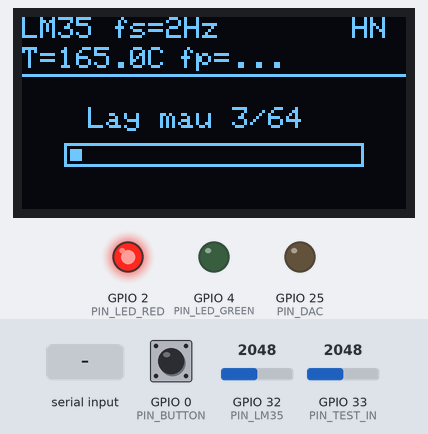
This sketch was run on a simulated ESP32. Shown: 128×64 one-colour display, output pins drawn as LEDs (lit = HIGH). The test bench sets the inputs (shaded band); at power-on: GPIO 0 (PIN_BUTTON) HIGH, GPIO 33 (PIN_TEST_IN) = 2048, GPIO 32 (PIN_LM35) = 2048 (analog values on the 0–4095 scale). What the sketch prints to the serial monitor is not drawn.

Above: at 2.7 s.
2.8 s: GPIO 0 (PIN_BUTTON) pulled LOW for 0.15 s
At 3.13 s:
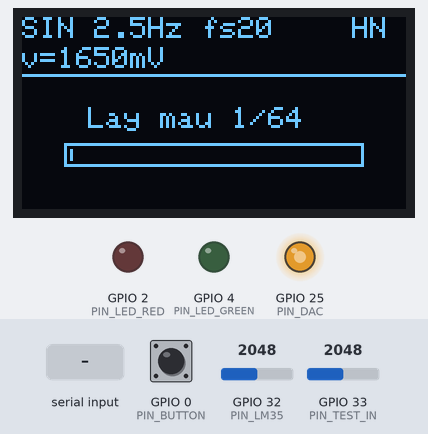
3.5 s: GPIO 33 (PIN_TEST_IN) set to 2027
At 6.42 s:
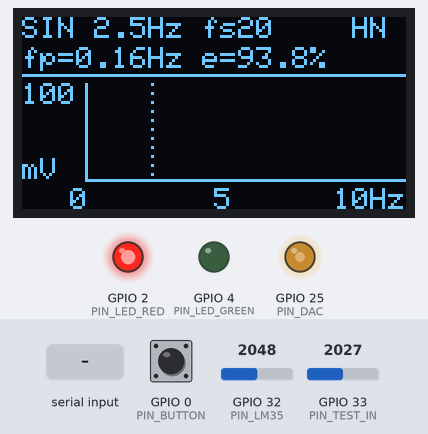
6.5 s: "S,45\n" received over Serial
At 7.3 s:
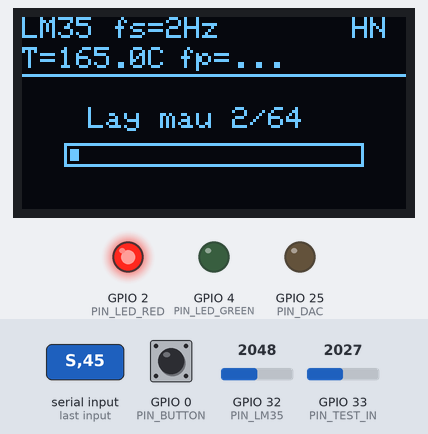
8.5 s: GPIO 0 (PIN_BUTTON) pulled LOW for 0.15 s
At 9.01 s:
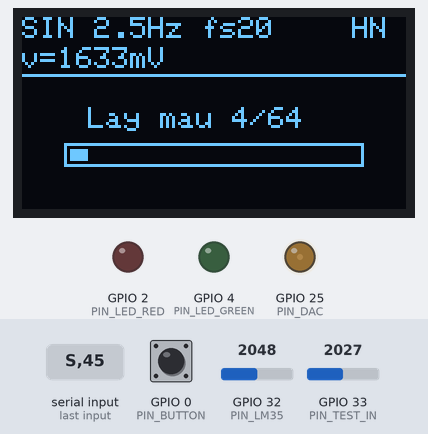
9.2 s: "W90\n" received over Serial
At 9.62 s:
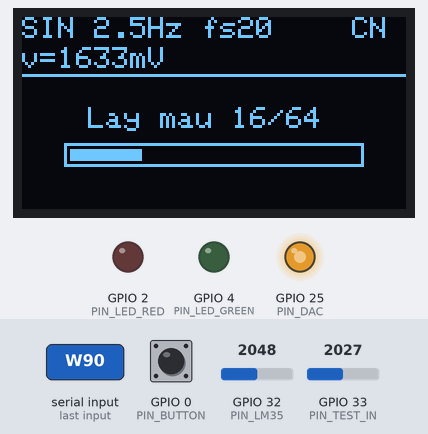
11.8 s: GPIO 33 (PIN_TEST_IN) set to 10
At 14.73 s:
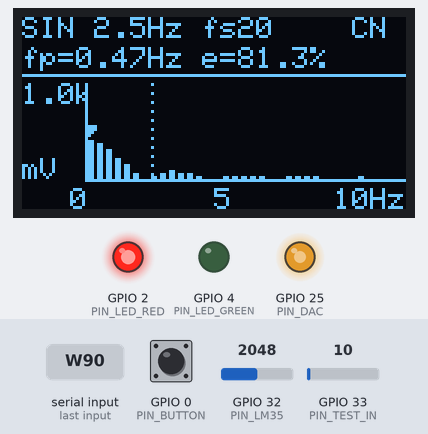
Timing chart, 0 to 15.2 s (numbered marks = the images above; inputs shaded):
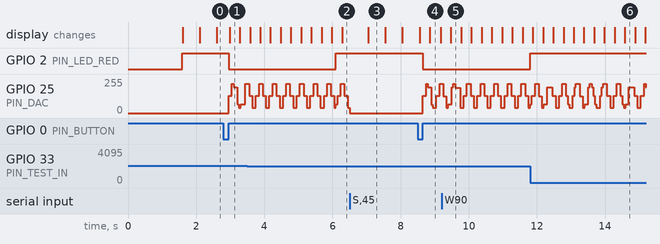

Measured:
- the behaviour switches between 2028 and 2027 on GPIO 33 (PIN_TEST_IN) (found by bisection; images 1 and 2)
- after the input at 2.8 s, GPIO 2 (PIN_LED_RED): HIGH → LOW after 0.15 s; GPIO 25 (PIN_DAC): 0/255 → 129/255 after 0.16 s, → 192/255 0.09 s later, → 64/255 0.16 s later, → 218/255 0.24 s later; the display: changes after 0.18 s (image 1)
- after the input at 6.5 s, the display: changes after 0.55 s (image 3)
- after the input at 8.5 s, GPIO 2 (PIN_LED_RED): HIGH → LOW after 0.15 s; GPIO 25 (PIN_DAC): 0/255 → 129/255 after 0.15 s, → 192/255 0.09 s later, → 38/255 0.16 s later, → 128/255 0.15 s later, … (5 changes in this stretch); the display: first differs from a run without the input after 0.35 s (image 4)
- after the input at 9.2 s, the display: changes after 0.28 s (image 5)
- after the input at 11.8 s, the display: first changes after 0.08 s (image 6 shows a later state)
- what the display in image 3 shows lasts 0.5 s, from 7.1 s to 7.6 s

The sketch:

SoHoaNhietDo_FFT.ino
```cpp
/*
 * BTL Tín hiệu và Hệ thống
 * Đề tài: Số hóa tín hiệu nhiệt độ analog qua ADC của ESP32
 *         và phân tích phổ Fourier hiển thị trên OLED
 * Nhóm thực hiện:
 *   - Trần Xuân Duy      - B25DCTV013
 *   - Ngô Trọng Cường    - B25DCTV011
 *   - Phạm Duy Thịnh     - B25DCTV072
 *   - Nguyễn Trọng Khánh - B25DCTV037
 *
 * Phần cứng
 *   - ESP32 DevKit
 *   - Cảm biến LM35 (10 mV/°C)   -> GPIO32 (ADC1_CH4)
 *   - Dây nối DAC -> ADC          : GPIO25 (DAC1) -> GPIO33 (ADC1_CH5)
 *   - OLED SSD1306 128x64 I2C     : SDA = GPIO21, SCL = GPIO22
 *   - LED đỏ GPIO2, LED xanh GPIO4
 *   - Nút BOOT (GPIO0): nhấn ngắn = đổi chế độ, nhấn giữ = đổi cửa sổ Hann/Chữ nhật
 *
 * Các chế độ
 *   0. LM35      : đo nhiệt độ thật, fs = 2 Hz
 *   1. SIN 2.5 Hz: DAC phát sin, fs = 20 Hz, f0 trùng đúng bin FFT (k = 8)
 *   2. SIN 4.0 Hz: DAC phát sin, fs = 20 Hz, f0 lệch bin (k = 12.8) -> rò rỉ phổ
 *   3. ALIAS     : DAC phát sin 8 Hz, fs = 10 Hz < 2 f0 -> chồng phổ về 2 Hz
 *
 * Kiến trúc
 *   - Core 0: task thu thập chạy mỗi 1 ms (vTaskDelayUntil), cập nhật DAC và lấy mẫu
 *             ADC đúng chu kỳ Ts, nên khoảng cách giữa các mẫu luôn đều nhau.
 *   - Core 1: loop() nhận mẫu qua hàng đợi, tính FFT 64 điểm, vẽ OLED, gửi dữ liệu Serial.
 */

#include <Arduino.h>
#include <Wire.h>
#include <Adafruit_GFX.h>
#include <Adafruit_SSD1306.h>
#include <math.h>

// ======================= Cấu hình phần cứng =======================
constexpr int PIN_LM35      = 32;
constexpr int PIN_TEST_IN   = 33;
constexpr int PIN_DAC       = 25;
constexpr int PIN_LED_RED   = 2;
constexpr int PIN_LED_GREEN = 4;
constexpr int PIN_BUTTON    = 0;
constexpr int PIN_SDA       = 21;
constexpr int PIN_SCL       = 22;
constexpr uint8_t OLED_ADDR = 0x3C;

constexpr float TEMP_ALARM_C = 30.0f;  // ngưỡng bật LED đỏ ở chế độ LM35
constexpr float DAC_MID      = 128.0f; // mức giữa của DAC 8 bit (~1.65 V)
constexpr float DAC_AMP      = 90.0f;  // biên độ sin (mã DAC) ~ 1.16 V

static_assert(configTICK_RATE_HZ == 1000, "Can tick FreeRTOS = 1 ms");

Adafruit_SSD1306 oled(128, 64, &Wire, -1);

// ======================= Cấu hình chế độ đo =======================
struct Config {
  bool     useDac;    // true: đo sóng sin từ DAC; false: đo LM35
  uint16_t periodMs;  // chu kỳ lấy mẫu Ts (ms), fs = 1000 / Ts
  float    f0;        // tần số sin DAC phát ra (Hz)
};

const Config PRESETS[] = {
  {false, 500, 0.0f},  // 0: LM35, fs = 2 Hz
  {true,   50, 2.5f},  // 1: sin trùng bin
  {true,   50, 4.0f},  // 2: sin lệch bin
  {true,  100, 8.0f},  // 3: aliasing
};
constexpr int NUM_PRESETS = sizeof(PRESETS) / sizeof(PRESETS[0]);

// Cấu hình dùng chung giữa 2 core, bảo vệ bằng spinlock
portMUX_TYPE cfgMux = portMUX_INITIALIZER_UNLOCKED;
Config  sharedCfg   = PRESETS[0];
uint32_t sharedGen  = 0;  // tăng mỗi lần đổi cấu hình để bỏ mẫu cũ

struct Sample {
  float    value;  // °C (LM35) hoặc mV (DAC)
  uint32_t gen;
};
QueueHandle_t sampleQueue;

// ======================= Task thu thập (core 0) =======================
float readMilliVolts(int pin, int count) {
  uint32_t sum = 0;
  for (int i = 0; i < count; i++) sum += analogReadMilliVolts(pin);
  return sum / (float)count;
}

// Lọc trung bình trong đúng 20 ms = 1 chu kỳ điện lưới 50 Hz:
// bộ lọc trung bình độ dài T có điểm không tại f = 1/T, 2/T, ... nên triệt nhiễu 50 Hz và các hài.
float readLm35MilliVolts() {
  const int COUNT = 40;
  uint32_t sum = 0;
  for (int i = 0; i < COUNT; i++) {
    sum += analogReadMilliVolts(PIN_LM35);
    delayMicroseconds(500);  // 40 x 0.5 ms = 20 ms
  }
  return sum / (float)COUNT;
}

void acquisitionTask(void *) {
  TickType_t lastWake = xTaskGetTickCount();
  uint32_t myGen = UINT32_MAX;
  Config cfg = PRESETS[0];
  uint32_t msInScene = 0;
  float phase = 0.0f;

  for (;;) {
    vTaskDelayUntil(&lastWake, 1);  // nhịp đều 1 ms

    portENTER_CRITICAL(&cfgMux);
    bool changed = (sharedGen != myGen);
    if (changed) { myGen = sharedGen; cfg = sharedCfg; }
    portEXIT_CRITICAL(&cfgMux);

    if (changed) {
      msInScene = 0;
      phase = 0.0f;
      if (!cfg.useDac) dacWrite(PIN_DAC, 0);
    }

    // 1) Phát sin bằng bộ cộng dồn pha (DAC cập nhật 1000 lần/giây)
    if (cfg.useDac) {
      float code = DAC_MID + DAC_AMP * sinf(phase);
      dacWrite(PIN_DAC, (uint8_t)lroundf(code));
      phase += 2.0f * PI * cfg.f0 * 0.001f;
      if (phase >= 2.0f * PI) phase -= 2.0f * PI;
    }

    // 2) Lấy mẫu đúng chu kỳ Ts
    if (msInScene % cfg.periodMs == 0) {
      Sample s;
      s.gen = myGen;
      if (cfg.useDac) {
        s.value = readMilliVolts(PIN_TEST_IN, 4);
      } else {
        s.value = readLm35MilliVolts() / 10.0f;  // LM35: 10 mV = 1 °C
      }
      xQueueSend(sampleQueue, &s, 0);
    }
    msInScene++;
  }
}

// ======================= FFT radix-2 (tự cài đặt) =======================
constexpr int N     = 64;
constexpr int LOG2N = 6;
constexpr int HALF  = N / 2;

uint8_t bitRev[N];
float   twCos[HALF], twSin[HALF];  // W_N^k = cos(2πk/N) - j sin(2πk/N)
float   hann[N];

void initFFT() {
  for (int i = 0; i < N; i++) {
    int r = 0;
    for (int b = 0; b < LOG2N; b++) if (i & (1 << b)) r |= 1 << (LOG2N - 1 - b);
    bitRev[i] = r;
    hann[i] = 0.5f * (1.0f - cosf(2.0f * PI * i / N));  // Hann tuần hoàn
  }
  for (int k = 0; k < HALF; k++) {
    twCos[k] = cosf(2.0f * PI * k / N);
    twSin[k] = -sinf(2.0f * PI * k / N);
  }
}

void fft(float *re, float *im) {
  for (int i = 0; i < N; i++) {
    int j = bitRev[i];
    if (i < j) {
      float t = re[i]; re[i] = re[j]; re[j] = t;
      t = im[i]; im[i] = im[j]; im[j] = t;
    }
  }
  for (int size = 2; size <= N; size <<= 1) {
    int half = size >> 1;
    int step = N / size;
    for (int start = 0; start < N; start += size) {
      for (int k = 0; k < half; k++) {
        float wr = twCos[k * step], wi = twSin[k * step];
        int a = start + k, b = a + half;
        float tr = re[b] * wr - im[b] * wi;
        float ti = re[b] * wi + im[b] * wr;
        re[b] = re[a] - tr;  im[b] = im[a] - ti;
        re[a] += tr;         im[a] += ti;
      }
    }
  }
}

// ======================= Trạng thái xử lý (core 1) =======================
int      presetIdx = 0;        // -1 = cấu hình tùy chỉnh qua Serial
Config   cfg       = PRESETS[0];
uint32_t gen       = 0;
bool     useHann   = true;

float    ring[N];
int      ringHead  = 0;
int      filled    = 0;
uint32_t sampleNo  = 0;
float    lastValue = 0;

float mag[HALF + 1];  // phổ biên độ một phía, mag[0] đã khử DC
float dcValue  = 0;
float fPeak    = 0;   // tần số đỉnh đã nội suy
float aPeak    = 0;   // biên độ tại bin đỉnh
int   kPeak    = 0;
float fExpect  = 0;   // tần số lý thuyết (đã tính aliasing)
float errPct   = 0;
float yScale   = 1;
bool  hasPeak  = false;

float fsHz()   { return 1000.0f / cfg.periodMs; }
float binHz()  { return fsHz() / N; }
const char *unit() { return cfg.useDac ? "mV" : "C"; }

// Tần số biểu kiến sau lấy mẫu: |f0 - fs * round(f0 / fs)|
float aliasFreq(float f0, float fs) { return fabsf(f0 - fs * roundf(f0 / fs)); }

void announceConfig();
void analyze();

// Đổi cửa sổ: giữ nguyên các mẫu đã có, chỉ tính lại phổ
void setWindow(bool hannOn) {
  useHann = hannOn;
  announceConfig();
  if (filled >= N) analyze();
}

void applyConfig(const Config &c, int idx) {
  cfg = c;
  presetIdx = idx;
  filled = 0; ringHead = 0; sampleNo = 0;
  hasPeak = false;
  yScale = cfg.useDac ? 100.0f : 0.5f;
  fExpect = cfg.useDac ? aliasFreq(cfg.f0, fsHz()) : 0.0f;

  portENTER_CRITICAL(&cfgMux);
  sharedCfg = cfg;
  gen = ++sharedGen;
  portEXIT_CRITICAL(&cfgMux);

  announceConfig();
}

void announceConfig() {
  Serial.printf("{\"t\":\"cfg\",\"sc\":%d,\"src\":\"%s\",\"fs\":%.4g,\"f0\":%.4g,\"fe\":%.4g,"
                "\"N\":%d,\"u\":\"%s\",\"w\":\"%s\"}\n",
                presetIdx, cfg.useDac ? "dac" : "lm35", fsHz(), cfg.f0, fExpect,
                N, unit(), useHann ? "hann" : "rect");
}

void analyze() {
  static float re[N], im[N];

  // Sắp xếp mẫu cũ -> mới, tính thành phần DC (trung bình)
  float x[N], sum = 0;
  for (int i = 0; i < N; i++) { x[i] = ring[(ringHead + i) % N]; sum += x[i]; }
  dcValue = sum / N;

  // Khử DC rồi nhân cửa sổ
  float wSum = 0;
  for (int i = 0; i < N; i++) {
    float w = useHann ? hann[i] : 1.0f;
    re[i] = (x[i] - dcValue) * w;
    im[i] = 0;
    wSum += w;
  }
  fft(re, im);

  // Phổ biên độ một phía, chuẩn hóa về đơn vị gốc (°C hoặc mV)
  float raw[HALF + 1];
  for (int k = 0; k <= HALF; k++) {
    raw[k] = sqrtf(re[k] * re[k] + im[k] * im[k]);
    mag[k] = raw[k] * ((k == 0 || k == HALF) ? 1.0f : 2.0f) / wSum;
  }
  mag[0] = 0;

  // Tìm bin đỉnh (bỏ qua k = 0)
  kPeak = 1;
  for (int k = 2; k <= HALF; k++) if (mag[k] > mag[kPeak]) kPeak = k;
  aPeak = mag[kPeak];

  // Nội suy parabol trên thang log để ước lượng tần số nằm giữa 2 bin
  float delta = 0;
  if (kPeak >= 1 && kPeak <= HALF - 1) {
    const float eps = 1e-9f;
    float a = logf(raw[kPeak - 1] + eps), b = logf(raw[kPeak] + eps), c = logf(raw[kPeak + 1] + eps);
    float den = a - 2 * b + c;
    if (fabsf(den) > 1e-12f) delta = constrain(0.5f * (a - c) / den, -0.5f, 0.5f);
  }
  fPeak = (kPeak + delta) * binHz();

  // Ngưỡng nhiễu: LM35 ~ 0.15 °C (gần cỡ lượng tử ADC sau lấy trung bình), DAC ~ 20 mV
  hasPeak = aPeak > (cfg.useDac ? 20.0f : 0.15f);
  errPct = (cfg.useDac && fExpect > 0) ? fabsf(fPeak - fExpect) / fExpect * 100.0f : 0;

  // Thang trục Y tự co giãn (tăng ngay, giảm từ từ)
  float target = max(aPeak * 1.25f, cfg.useDac ? 100.0f : 0.5f);
  yScale = (target > yScale) ? target : yScale * 0.95f + target * 0.05f;
}

// ======================= Hiển thị OLED =======================
void fmtCompact(char *buf, size_t n, float v) {
  if (v >= 1000) snprintf(buf, n, "%.1fk", v / 1000);
  else if (v >= 10) snprintf(buf, n, "%.0f", v);
  else snprintf(buf, n, "%.1f", v);
}

void drawOled() {
  char line[32];
  oled.clearDisplay();
  oled.setTextSize(1);
  oled.setTextColor(SSD1306_WHITE);

  // Dòng 1: chế độ + cửa sổ
  if (!cfg.useDac) snprintf(line, sizeof(line), "LM35 fs=%.4gHz", fsHz());
  else if (cfg.f0 > fsHz() / 2) snprintf(line, sizeof(line), "ALIAS %.4gHz fs%.4g", cfg.f0, fsHz());
  else snprintf(line, sizeof(line), "SIN %.4gHz fs%.4g", cfg.f0, fsHz());
  oled.setCursor(0, 0);
  oled.print(line);
  oled.setCursor(110, 0);
  oled.print(useHann ? "HN" : "CN");

  // Dòng 2: giá trị đo + tần số đỉnh
  oled.setCursor(0, 10);
  if (!cfg.useDac) {
    snprintf(line, sizeof(line), "T=%.1fC", lastValue);
    oled.print(line);
    oled.setCursor(52, 10);
    if (filled < N) oled.print("fp=...");
    else if (!hasPeak) oled.print("fp=-- (nhieu)");
    else { snprintf(line, sizeof(line), "fp=%.3fHz", fPeak); oled.print(line); }
  } else {
    if (filled < N) snprintf(line, sizeof(line), "v=%.0fmV", lastValue);
    else snprintf(line, sizeof(line), "fp=%.2fHz e=%.1f%%", fPeak, errPct);
    oled.print(line);
  }
  oled.drawFastHLine(0, 19, 128, SSD1306_WHITE);

  // Đang gom đủ N mẫu
  if (filled < N) {
    snprintf(line, sizeof(line), "Lay mau %d/%d", filled, N);
    oled.setCursor(22, 30);
    oled.print(line);
    oled.drawRect(14, 42, 100, 8, SSD1306_WHITE);
    oled.fillRect(16, 44, 96 * filled / N, 4, SSD1306_WHITE);
    oled.display();
    return;
  }

  // Khung đồ thị phổ: bin k = 1..32, mỗi bin rộng 3 px
  const int X0 = 22, YT = 22, YB = 54, H = YB - YT;
  oled.drawFastVLine(X0 - 1, YT, H + 1, SSD1306_WHITE);
  oled.drawFastHLine(X0 - 1, YB, 128 - X0 + 1, SSD1306_WHITE);

  char lab[12];
  fmtCompact(lab, sizeof(lab), yScale);
  oled.setCursor(0, YT);
  oled.print(lab);
  oled.setCursor(0, YB - 7);
  oled.print(unit());

  for (int k = 1; k <= HALF; k++) {
    int x = X0 + (k - 1) * 3;
    int h = (int)(mag[k] / yScale * H);
    if (h > H) h = H;
    if (h > 0) oled.fillRect(x, YB - h, 2, h, SSD1306_WHITE);
    if (k == kPeak && hasPeak) oled.fillTriangle(x - 1, YB - h - 5, x + 2, YB - h - 5, x + 0, YB - h - 2, SSD1306_WHITE);
  }

  // Vạch chấm: tần số lý thuyết (chế độ DAC)
  if (cfg.useDac && fExpect > 0) {
    int x = X0 + (int)lroundf((fExpect / binHz() - 1) * 3);
    for (int y = YT; y < YB; y += 3) oled.drawPixel(x, y, SSD1306_WHITE);
  }

  // Nhãn trục tần số: 0, fs/4, fs/2
  oled.setCursor(X0 - 6, 57);
  oled.print("0");
  snprintf(lab, sizeof(lab), "%.3g", fsHz() / 4);
  oled.setCursor(X0 + 45 - 3 * strlen(lab), 57);
  oled.print(lab);
  snprintf(lab, sizeof(lab), "%.3gHz", fsHz() / 2);
  oled.setCursor(128 - 6 * strlen(lab), 57);
  oled.print(lab);

  oled.display();
}

// ======================= LED, nút nhấn, Serial =======================
void updateLeds() {
  bool red = false, green = false;
  if (!cfg.useDac) {
    red = lastValue > TEMP_ALARM_C;
    green = !red;
  } else if (filled >= N) {
    green = hasPeak && errPct < 2.0f;  // kiểm chứng đạt
    red = !green;
  }
  digitalWrite(PIN_LED_RED, red);
  digitalWrite(PIN_LED_GREEN, green);
}

void handleButton() {
  static bool wasDown = false;
  static uint32_t downAt = 0;
  static bool longDone = false;
  bool down = digitalRead(PIN_BUTTON) == LOW;
  uint32_t now = millis();

  if (down && !wasDown) { downAt = now; longDone = false; }
  if (down && !longDone && now - downAt > 700) {   // nhấn giữ: đổi cửa sổ
    setWindow(!useHann);
    longDone = true;
  }
  if (!down && wasDown && !longDone && now - downAt > 30) {  // nhấn ngắn: đổi chế độ
    int next = (presetIdx < 0) ? 0 : (presetIdx + 1) % NUM_PRESETS;
    applyConfig(PRESETS[next], next);
  }
  wasDown = down;
}

// Lệnh Serial: S<n> chọn chế độ | W đổi cửa sổ | WH / WR chọn cửa sổ | C<Ts_ms>,<f0> tùy chỉnh | ? xem cấu hình
void handleCommand(const char *cmd) {
  if (cmd[0] == 'S') {
    int idx = atoi(cmd + 1);
    if (idx >= 0 && idx < NUM_PRESETS) applyConfig(PRESETS[idx], idx);
  } else if (cmd[0] == 'W') {
    if (cmd[1] == 'H') setWindow(true);
    else if (cmd[1] == 'R') setWindow(false);
    else setWindow(!useHann);
  } else if (cmd[0] == 'C') {
    int ts = 0; float f0 = 0;
    if (sscanf(cmd + 1, "%d,%f", &ts, &f0) == 2 && ts >= 10 && ts <= 1000 && f0 > 0 && f0 <= 50) {
      applyConfig(Config{true, (uint16_t)ts, f0}, -1);
    } else {
      Serial.println("{\"t\":\"err\",\"msg\":\"C<Ts_ms 10..1000>,<f0 0..50>\"}");
    }
  } else if (cmd[0] == '?') {
    announceConfig();
  }
}

void handleSerial() {
  static char buf[32];
  static int len = 0;
  while (Serial.available()) {
    char c = Serial.read();
    if (c == '\n' || c == '\r') {
      if (len > 0) { buf[len] = 0; handleCommand(buf); len = 0; }
    } else if (len < (int)sizeof(buf) - 1) {
      buf[len++] = c;
    }
  }
}

void sendSpectrum() {
  Serial.printf("{\"t\":\"f\",\"dc\":%.4g,\"fp\":%.4g,\"a\":%.4g,\"ok\":%d", dcValue, fPeak, aPeak, hasPeak);
  if (cfg.useDac) Serial.printf(",\"fe\":%.4g,\"e\":%.3g", fExpect, errPct);
  Serial.print(",\"m\":[");
  for (int k = 1; k <= HALF; k++) {
    Serial.printf(k == 1 ? "%.4g" : ",%.4g", mag[k]);
  }
  Serial.println("]}");
}

// ======================= setup / loop =======================
void setup() {
  Serial.begin(115200);
  pinMode(PIN_LED_RED, OUTPUT);
  pinMode(PIN_LED_GREEN, OUTPUT);
  pinMode(PIN_BUTTON, INPUT_PULLUP);
  analogReadResolution(12);
  analogSetAttenuation(ADC_11db);  // dải đo ~0..3.1 V

  Wire.begin(PIN_SDA, PIN_SCL);
  if (!oled.begin(SSD1306_SWITCHCAPVCC, OLED_ADDR)) {
    Serial.println("{\"t\":\"err\",\"msg\":\"Khong tim thay OLED\"}");
  }
  oled.clearDisplay();
  oled.setTextColor(SSD1306_WHITE);
  oled.setCursor(0, 0);
  oled.println("So hoa tin hieu nhiet");
  oled.println("ADC ESP32 + pho FFT");
  oled.println();
  oled.println("Tran Xuan Duy");
  oled.println("Ngo Trong Cuong");
  oled.println("Pham Duy Thinh");
  oled.println("Nguyen Trong Khanh");
  oled.display();

  initFFT();
  sampleQueue = xQueueCreate(32, sizeof(Sample));
  xTaskCreatePinnedToCore(acquisitionTask, "acq", 4096, nullptr, 3, nullptr, 0);
  delay(1500);
  applyConfig(PRESETS[0], 0);
}

void loop() {
  handleButton();
  handleSerial();

  bool fresh = false;
  Sample s;
  while (xQueueReceive(sampleQueue, &s, 0) == pdTRUE) {
    if (s.gen != gen) continue;  // mẫu của cấu hình cũ
    ring[ringHead] = s.value;
    ringHead = (ringHead + 1) % N;
    if (filled < N) filled++;
    lastValue = s.value;
    sampleNo++;
    fresh = true;
    Serial.printf("{\"t\":\"x\",\"n\":%lu,\"v\":%.4g}\n", (unsigned long)sampleNo, s.value);
  }

  if (fresh) {
    if (filled >= N) analyze();
    updateLeds();
  }

  static uint32_t lastDraw = 0, lastSpec = 0;
  uint32_t now = millis();
  if (fresh && now - lastDraw >= 100) {   // tối đa 10 khung hình/giây
    lastDraw = now;
    drawOled();
  }
  if (fresh && filled >= N && now - lastSpec >= 250) {
    lastSpec = now;
    sendSpectrum();
  }
}
```
